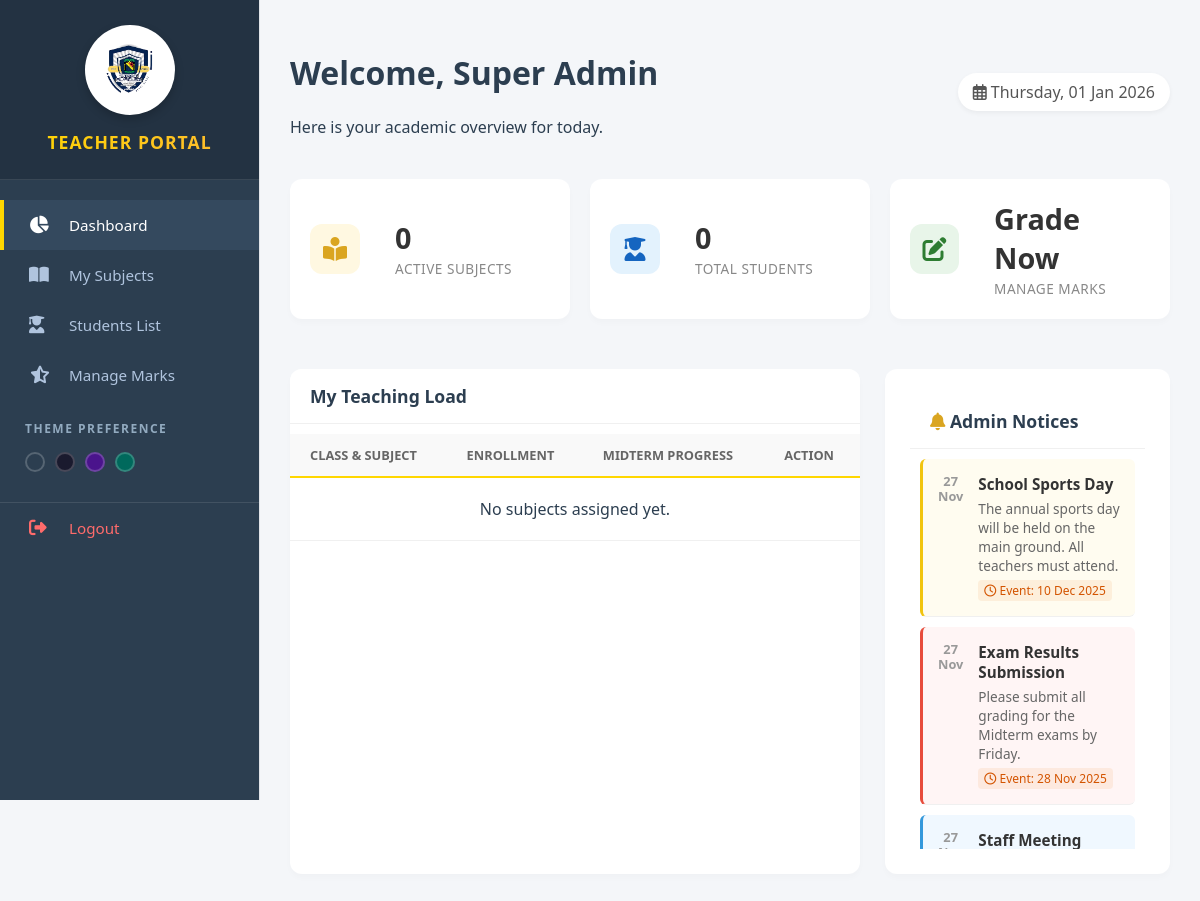
Before: /subjectTeacher/dashboard.php (signed in) with the older database file.
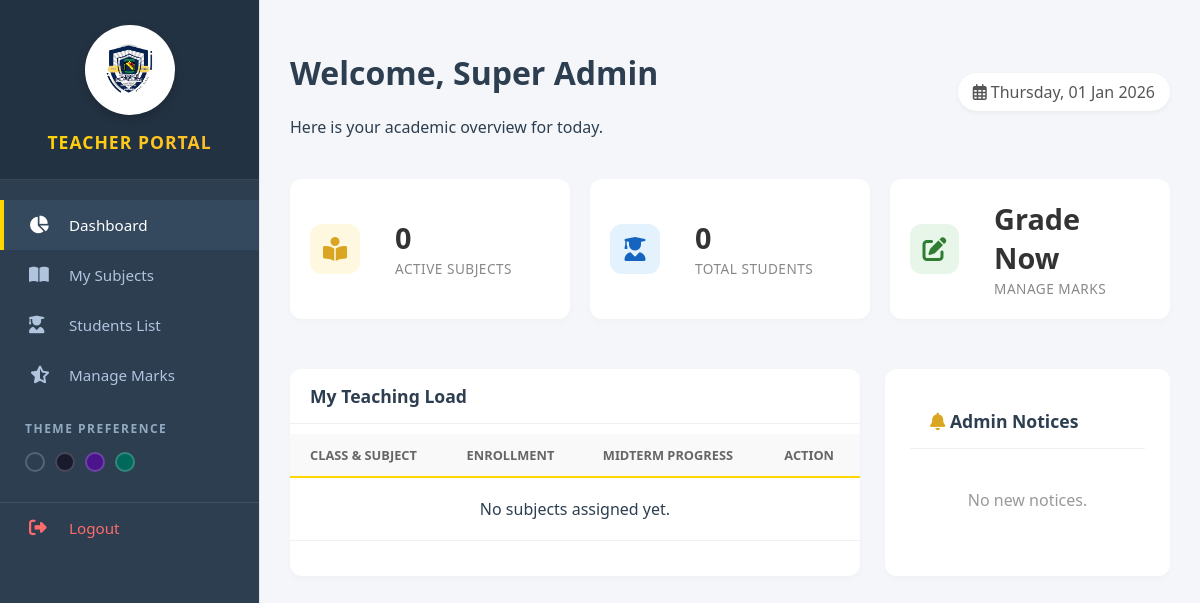
After: the same page with the newer database file.
### tables this page shows
CREATE TABLE `notices` (
  `notice_id` int(11) NOT NULL,
  `title` varchar(100) NOT NULL,
  `message` text NOT NULL,
  `type` enum('info','alert','event') DEFAULT 'info',
  `audience` enum('all','admin','class_teacher','subject_teacher') DEFAULT 'all',
  `event_date` date DEFAULT NULL,
  `created_by` int(11) DEFAULT NULL,
  `created_at` timestamp NULL DEFAULT current_timestamp()
);

### subjectTeacher/dashboard.php (the view, shortened to what the changed rows need)
<?php
include '../config/db.php';
include 'includes/header.php';
$tid = $_SESSION['user_id'];
$sub_count = $conn->query("SELECT count(*) as c FROM subject_teachers WHERE teacher_id = $tid")->fetch_assoc()['c'];
$notices = $conn->query("SELECT * FROM notices
                         WHERE audience IN ('all', 'subject_teacher')
                         ORDER BY created_at DESC LIMIT 3");
?>
<div class="wrapper">
    <div class="main-content">
        <div class="dashboard-header">
            <div>
                <h1>Welcome, <?php echo isset($_SESSION['full_name']) ? $_SESSION['full_name'] : 'Teacher'; ?></h1>
            </div>
        </div>
        <div class="grid-2-col">
            <div class="card table-card">
                <div class="table-responsive">
                    <table class="data-table">
                        <thead>
                            <tr>
                                <th>Class & Subject</th>
                                <th>Enrollment</th>
                                <th>Midterm Progress</th>
                                <th>Action</th>
                            </tr>
                        </thead>
                    </table>
                </div>
            </div>
            <div class="card">
                <div class="notice-list">
                    <?php if ($notices->num_rows > 0): ?>
                        <?php while ($n = $notices->fetch_assoc()): ?>
                            <div class="notice-item <?php echo $n['type']; ?>">
                                <div class="notice-date"><?php echo date('d M', strtotime($n['created_at'])); ?></div>
                                <div class="notice-content">
                                    <strong><?php echo $n['title']; ?></strong>
                                    <p><?php echo $n['message']; ?></p>
                                    <?php if ($n['event_date']): ?>
                                        <div class="event-tag"><i class="far fa-clock"></i> Event:
                                            <?php echo date('d M Y', strtotime($n['event_date'])); ?>
                                        </div>
                                    <?php endif; ?>
                                </div>
                            </div>
                        <?php endwhile; ?>
                    <?php else: ?>
                        <div style="text-align:center; padding:30px; color:#999;">No new notices.</div>
                    <?php endif; ?>
                </div>
            </div>
        </div>
    </div>
</div>
</body>
</html>

Changed rows visible on the page:
removed notices: created_at "27 Nov", title "School Sports Day", message "The annual sports day will be held on the main ground. All teachers must attend.", event_date "10 Dec 2025"
removed notices: created_at "27 Nov", title "Exam Results Submission", message "Please submit all grading for the Midterm exams by Friday.", event_date "28 Nov 2025"
removed notices: created_at "27…", title "Staff Meeting"
Other visible differences:
text now shown: "No new notices."
